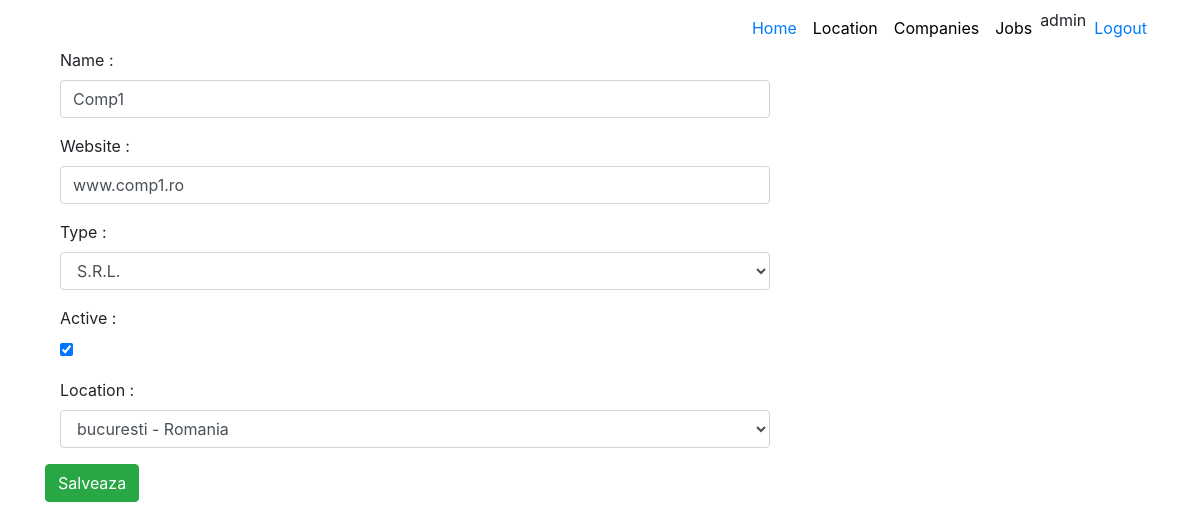
Screenshot of /companies/edit_companies/1/ (signed in) with the database file from the repository.
### aplicatie2/models.py (models this page shows, shortened)
class Companies(models.Model):
    name = models.CharField(max_length=50)
    website = models.CharField(max_length=100)
    type = models.CharField(max_length=10, choices=companies_choices)
    active = models.BooleanField(default=True)
    location = models.ForeignKey(Location, on_delete=models.CASCADE)

### aplicatie2/views.py (the view, shortened to what this page needs)
# urls.py: path('edit_companies/<int:pk>/', views.UpdateCompaniesView.as_view(), name="modificare"),
class UpdateCompaniesView(LoginRequiredMixin, UpdateView):
    model = Companies
    form_class = CompaniesForm
    template_name = 'aplicatie1/location_form.html'

### aplicatie2/forms.py
class CompaniesForm(forms.ModelForm):
    class Meta:
        model = Companies
        fields = ['name', 'website', 'type', 'active', 'location']
        widgets = {
            'name': TextInput(attrs={'placeholder': 'Name of company', 'class': 'form-control'}),
            'website': TextInput(attrs={'placeholder': 'Website', 'class': 'form-control'}),
            'type': Select(attrs={'class': 'form-control'}),
            'location': Select(attrs={'class': 'form-control'})
        }

### aplicatie1/models.py (called while the page is built)
    def __str__(self):
        return f"{self.city} - {self.country}"

### templates/aplicatie1/location_form.html (shortened to what this page needs)
{% extends 'base.html' %}
{% block content %}
    <br>
    <br>
    <form method="POST">
        {% for field in form %}
        <div class="form-group">
            <label class="col-sm-4 control-label" for="{{ field.name }}">{{ field.label }} : </label>
            <div class="col-sm-8">
                {{ field }}
            </div>
        </div>
        {% endfor %}
        <button type="submit" class="btn btn-success">Salveaza</button>
    </form>
{% endblock %}

### templates/base.html (shortened to what this page needs)
<!DOCTYPE html>
<html lang="en">
<head>
    {% load static %}
    <link rel="stylesheet" href="https://maxcdn.bootstrapcdn.com/bootstrap/4.0.0/css/bootstrap.min.css"
>
    <link href="{% static 'css/style.css' %}" rel="stylesheet">
</head>
<body class="about-us">
<nav class="navbar navbar-expand-lg fixed-top navbar-transparent nav-down" color-on-scroll="200">
    <div class="container">
        <div class="collapse navbar-collapse">
            <ul class="navbar-nav ml-auto">
                <li class="nav-item">
                    <a class="nav-link" href="#">
                        Home
                    </a>
                </li>
                <li class="nav-item">
                    <a href="{% url 'aplicatie1:home' %}" class="nav-link" style="color:black">
                        Location
                    </a>
                </li>
                <li class="nav-item">
                    <a href="{% url 'aplicatie2:home' %}" class="nav-link" style="color:black">
                        Companies
                    </a>
                </li>
                <li class="nav-item">
                    <a href="{% url 'aplicatie3:home' %}" class="nav-link" style="color:black">
                        Jobs
                    </a>
                </li>
                {% if request.user.is_authenticated %}
                    <li class="nav-item">
                        <a>{{ request.user.username }}</a>
                    </li>
                {% endif %}
                {% if request.user.is_authenticated == True %}
                    <li class="nav-item">
                        <a href="{% url 'logout' %}" class="nav-link">
                            Logout
                        </a>
                    </li>
                {% endif %}
            </ul>
        </div>
    </div>
</nav>
<div class="page-header page-header-small">
    <div class="content-center">
        <div class="container">
            {% block content %}
            {% endblock %}
        </div>
    </div>
</div>
</body>
</html>

### rows the page displays
Companies: form "Comp1" "www.comp1.ro" "S.R.L." "☑" "bucuresti - Romania"

### other values shown
{{ request.user.username }} "admin"
{{ field.label }} "Name" "Website" "Type" "Active" "Location"
